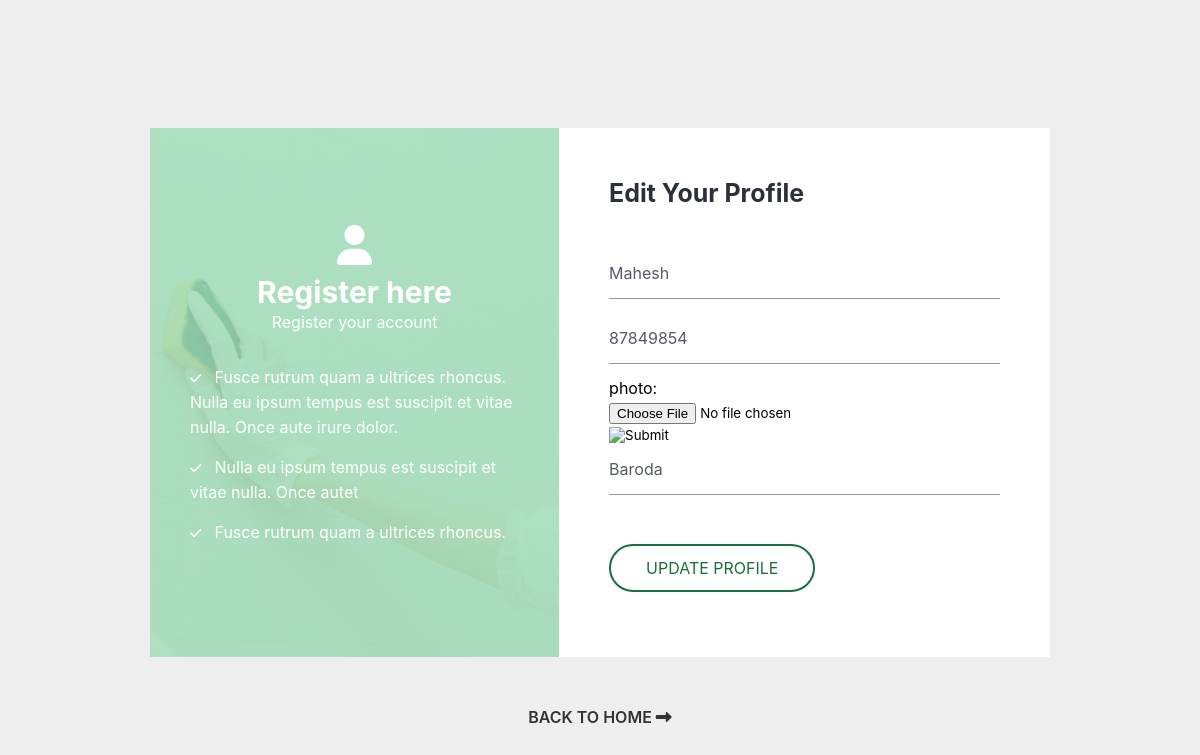
The app's page /editprofile (signed in) with its own data.
### homeservicer/models.py (models this page shows, shortened)
class detail_table(models.Model):
    l_id =models.ForeignKey(login_table,on_delete=models.CASCADE)
    name =models.CharField(max_length=25)
    dob=models.DateField()
    address=models.TextField()
    area_id =models.ForeignKey(area_table,on_delete=models.CASCADE,null=True)
    city_id=models.ForeignKey(city,on_delete=models.CASCADE,null=True)
    state_id= models.ForeignKey(state,on_delete=models.CASCADE,null=True)
    provideraadhaar = models.ImageField(upload_to="photos",null=True)
    def adphoto(self):
        return mark_safe('<img src="{}" width="100"/>'.format(self.provideraadhaar.url))
    adphoto.allow_tags = True

class login_table(models.Model):
    name=models.CharField(max_length=20)
    email=models.EmailField()
    phone=models.IntegerField()
    password = models.CharField(max_length=10)
    dp =models.ImageField(upload_to="photos")
    ROLE = (
        ("provider","provider"),
        ("user","user")
    )
    role= models.CharField(max_length=10,choices=ROLE)
    def admin_photos(self):
        return mark_safe ('<img src="{}" width="100"/>'.format(self.dp.url))
    admin_photos.allow_tags = True

### homeservicer/views.py (the view, shortened to what this page needs)
# urls.py: path("editprofile", views.editprofile, name="editprofile")
def editprofile(request):
    uid = request.session.get("log_id")
    user = login_table.objects.get(id=uid)
    userdetails = detail_table.objects.get(l_id=user)  # Get detail using FK object
    context = {
        "user": userdetails,
        "today_date": timezone.now().date()
    }
    return render(request, "editprofile.html", context)

### homeservicer/templates/editprofile.html (shortened to what this page needs)
{% load static %}
<!DOCTYPE html>
<html lang="en">
<head>
	<link rel="stylesheet" href=" {% static 'assets/css/style-freedom.css' %} ">
</head>
<body>
  <link rel="stylesheet" href=" {% static '../../../../../../assests/css/font-awesome.min.css' %} ">
	<section class="w3l-forms-17">
		<div id="forms-17_sur">
			<div class="wrapper">
				<div class="forms-17-top">
					<div class="forms-17-text">
						<div class="top">
							<span class="fa fa-user"></span>
							<h4>Register here</h4>
							<p>Register your account</p>
						</div>
						<ul class="bottom-list">
							<li><span class="fa fa-check"></span> Fusce rutrum quam a ultrices rhoncus. Nulla eu ipsum
								tempus est suscipit et vitae nulla. Once
								aute irure dolor.</li>
							<li><span class="fa fa-check"></span> Nulla eu ipsum tempus est suscipit et vitae nulla.
								Once
								autet</li>
							<li><span class="fa fa-check"></span> Fusce rutrum quam a ultrices rhoncus.</li>
						</ul>
					</div>
					<div class="forms-17-form">
						<div class="form-17-tp">
							<h6>Edit Your Profile</h6>
							<form action="/editprofile" method="post" enctype="multipart/form-data">
								<div class="form-group">
									<input type="text" class="form-control"  name="name" placeholder="name" value="{{ user.l_id.name }}" required="">
								</div>
								<div class="form-group">
									<input type="text" class="form-control"  name="phone" placeholder="phone" value="{{ user.l_id.phone }}" required="">
								</div>
								<div class="form-input">
									<label> photo:</label><br>
									<input type="file" name="image" accept="image/*" style="margin-top: 5px;"/>
									<input type="image" src="/media/{{user.l_id.dp}}" style="width:150px;">
								</div>
								<div class="form-group">
									<input type="text" class="form-control" id="address" name="address" placeholder="Address" value="{{ user.address }}" required="">
								</div>
								<br>
								<div class="align-left-right margin-create">
									<button type="submit" class="btn">Update Profile</button>
								</div>
							</form>
						</div>
					</div>
				</div>
				<div class="btn btn-home text-center">
					<a href="/" class="">Back to home <span class="fa fa-long-arrow-right"></span></a>
				</div>
			</div>
		</div>
	</section>

### homeservicer/templates/editprofile.html (style rules this page uses)
* { box-sizing: border-box; font-family: -apple-system, BlinkMacSystemFont, "Segoe UI", Roboto, Oxygen-Sans, Ubuntu, Cantarell, "Helvetica Neue", sans-serif; }

### records on screen
detail_table: name "Mahesh", phone "87849854", address "Baroda"
